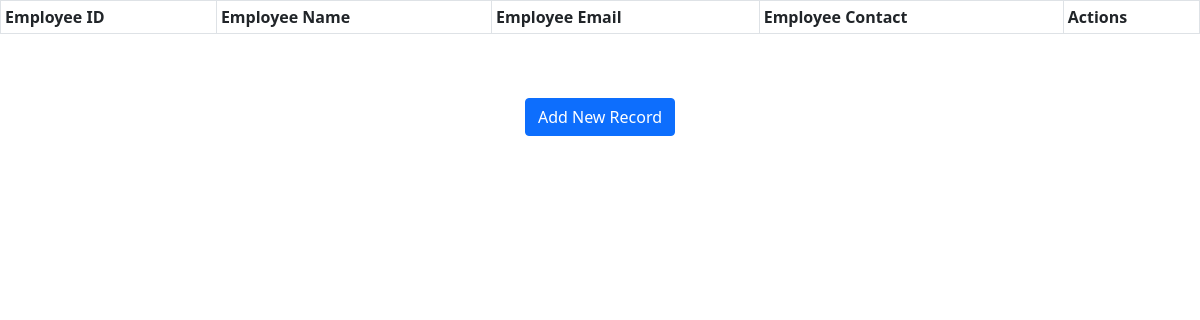
The page /show on the database as committed earlier.
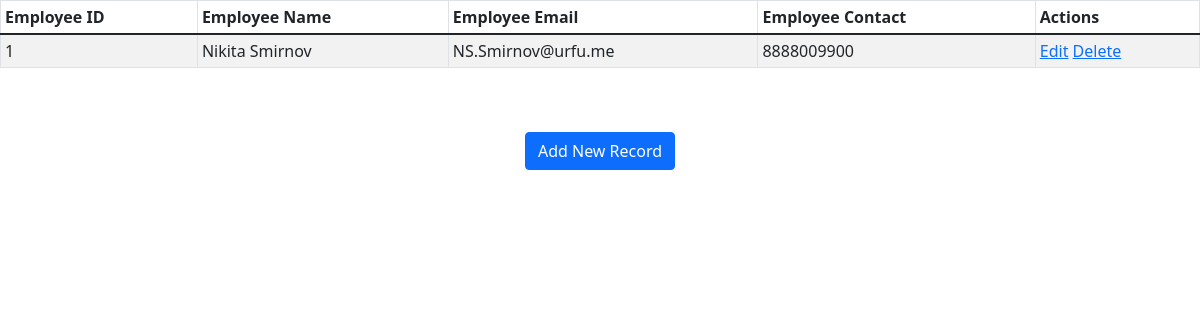
The same page on the database as committed later.
### employee/models.py (models this page shows)
class Employee(models.Model):
    eid = models.CharField(max_length=20)
    ename = models.CharField(max_length=100)
    eemail = models.EmailField()
    econtact = models.CharField(max_length=15)
    class Meta:
        db_table = 'employee'

### employee/views.py (the view)
# urls.py: path('show', views.show),
def show(request):
    employees = Employee.objects.all()
    return render(request, "show.html", {'employees': employees})

### templates/show.html (shortened to what this page needs)
<!DOCTYPE html>
<html lang="en">
<head>
    {% load static %}
    <link rel="stylesheet" href="{% static 'css/style.css' %}" />
    <link href="https://cdn.jsdelivr.net/npm/bootstrap@5.1.3/dist/css/bootstrap.min.css" rel="stylesheet">
</head>
<body>
    <table class="table table-striped table-bordered table-sm">
        <thead class="thead-dark">
            <tr>
                <th>Employee ID</th>
                <th>Employee Name</th>
                <th>Employee Email</th>
                <th>Employee Contact</th>
                <th>Actions</th>
            </tr>
        </thead>
        <tbody>
            {% for employee in employees %}
            <tr>
                <td>{{ employee.eid }}</td>
                <td>{{ employee.ename }}</td>
                <td>{{ employee.eemail }}</td>
                <td>{{ employee.econtact }}</td>
                <td>
                    <a href="/edit/{{ employee.id }}"><span class="glyphicon glyphicon-pencil">Edit</span></a>
                    <a href="/delete/{{ employee.id }}">Delete</a>
                </td>
            </tr>
            {% endfor %}
        </tbody>
    </table>
    <br>
    <br>
    <center><a href="/emp" class="btn btn-primary">Add New Record</a></center>
</body>
</html>

Rows that differ between the two databases and show on the page:
added Employee: eid "1", ename "Nikita Smirnov", eemail "NS.Smirnov@urfu.me", econtact "8888009900"
